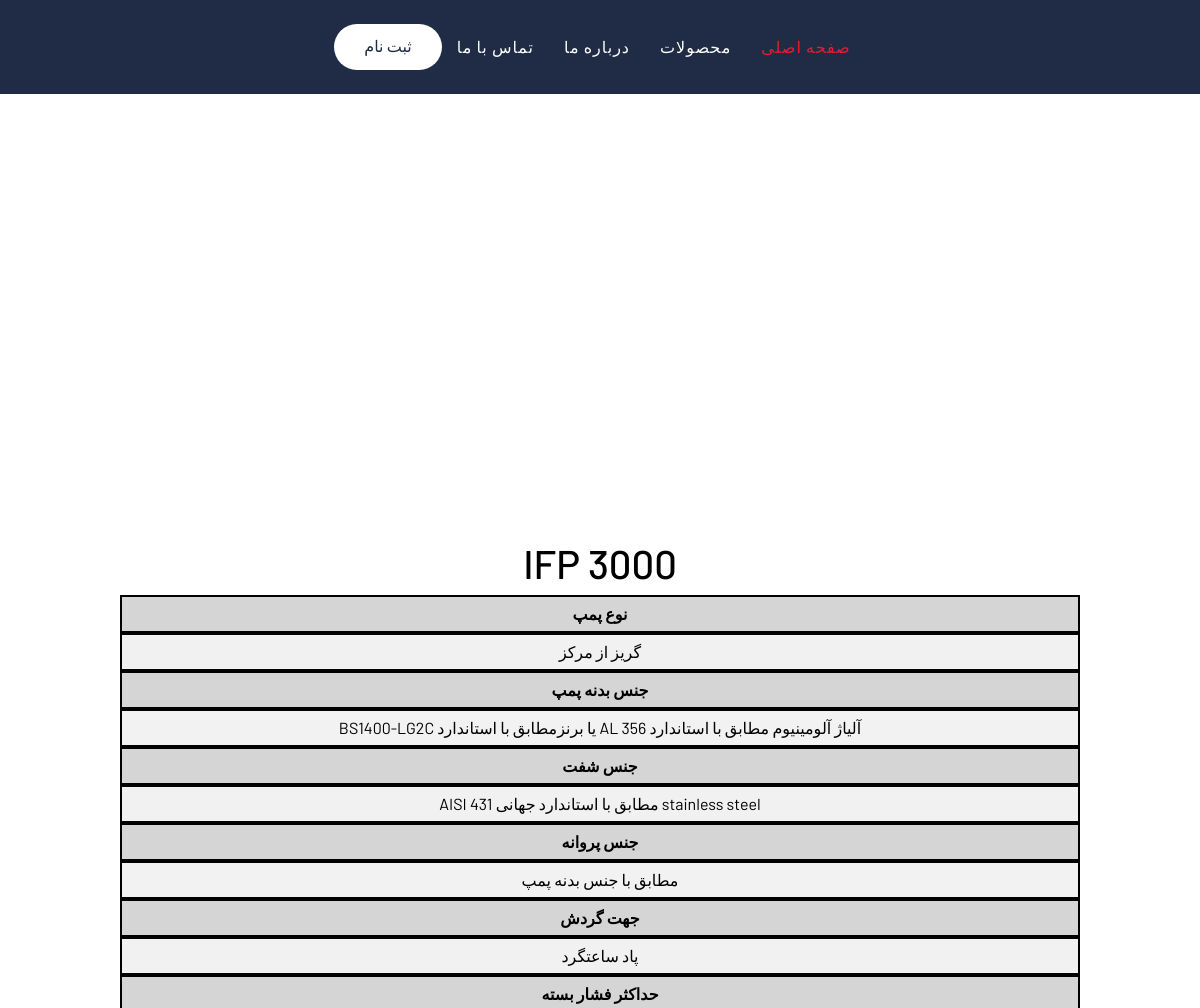
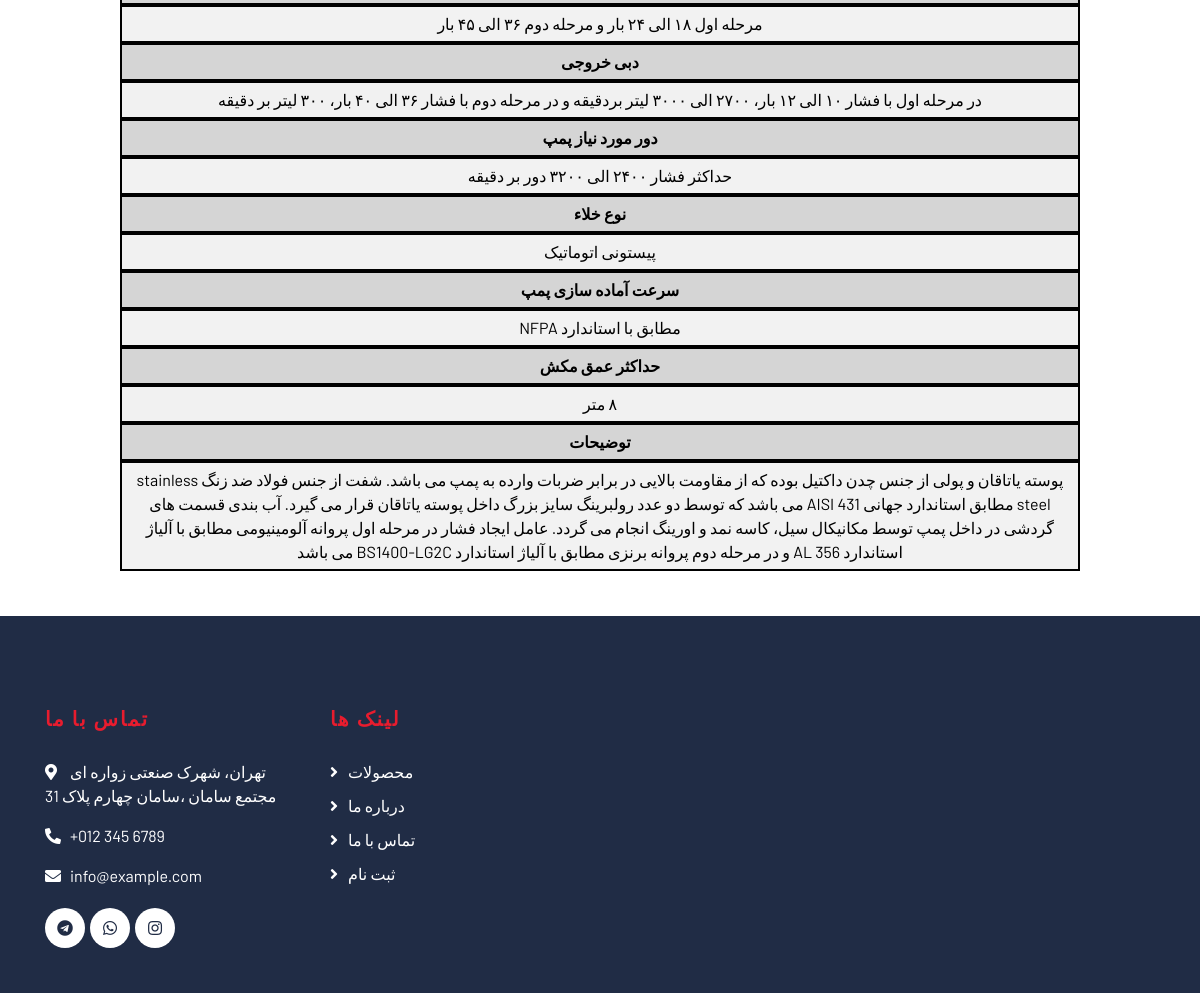
Page /pump/ifp-3000/ on the committed database (2 pictures, top to bottom).
### mainpage/models.py (models this page shows, shortened)
class Pump(models.Model):
    img = models.ManyToManyField(Image, null=True, blank=True, verbose_name='عکس')
    title = models.ForeignKey(VehicleTitle, on_delete=models.CASCADE, null=True, blank=True,
                              verbose_name='دسته بندی خودرها')
    image_title = models.ImageField(upload_to='media/', null=True, blank=True, verbose_name='عکس اصلی')
    pump_model=models.CharField(max_length=100,verbose_name='مدل پمپ')
    pump_type=models.CharField(max_length=100,null=True,blank=True,verbose_name='نوع پمپ')
    body_material=models.CharField(max_length=300,null=True,blank=True,verbose_name='جنس بدنه پمپ')
    shaft_material=models.CharField(max_length=200,null=True,blank=True,verbose_name='جنس شفت')
    Kind_butterfly=models.CharField(max_length=100,null=True,blank=True,verbose_name='جنس پروانه')
    flow_direction=models.CharField(max_length=100,null=True,blank=True,verbose_name='جهت گردش')
    maximum_pressure=models.CharField(max_length=300,null=True,blank=True,verbose_name='حداکثر فشار بسته')
    Output_flow_rate=models.CharField(max_length=400,null=True,blank=True,verbose_name='دبی خروجی')
    required_distance=models.CharField(max_length=150,null=True,blank=True,verbose_name='دور مورد نیاز پمپ')
    Vacuum_type=models.CharField(max_length=100,null=True,blank=True,verbose_name='نوع خلاء')
    preparation_speed=models.CharField(max_length=100,null=True,blank=True,verbose_name='سرعت آماده سازی پمپ')
    maximum_suction_depth=models.CharField(max_length=50,null=True,blank=True,verbose_name='حداکثر عمق مکش')
    description=models.TextField(verbose_name='توضیحات')
    slug = models.SlugField(max_length=400, unique=True, default='', null=False, db_index=True,
                            verbose_name='عنوان در url')
    class Meta:
        verbose_name='پمپ آتش نشانی'
        verbose_name_plural='پمپ های آتش نشانی'

### mainpage/views.py (the view)
# urls.py: path('pump/<slug:slug>/', views.pump, name='pump_single'),
def pump(request,slug):
    pump_details=get_object_or_404(Pump,slug=slug)
    return render(request,'mainpage/pump_details.html',{'pump_details':pump_details})

### mainpage/templates/mainpage/pump_details.html (shortened to what this page needs)
{% extends 'base.html' %}
{% load static %}
{% block carousel %}
    <div class="carousel">
    </div>
{% endblock %}
{% block content %}
    <h1>{{ pump_details.pump_model }}</h1>
    <table>
        <tr>
            <th>نوع پمپ</th>
            <td>{{ pump_details.pump_type }}</td>
        </tr>
        <tr>
            <th>جنس بدنه پمپ</th>
            <td>{{ pump_details.body_material }}</td>
        </tr>
        <tr>
            <th>جنس شفت</th>
            <td>{{ pump_details.shaft_material }}</td>
        </tr>
        <tr>
            <th>جنس پروانه</th>
            <td>{{ pump_details.Kind_butterfly }}</td>
        </tr>
        <tr>
            <th>جهت گردش</th>
            <td>{{ pump_details.flow_direction }}</td>
        </tr>
        <tr>
            <th>حداکثر فشار بسته</th>
            <td>{{ pump_details.maximum_pressure }}</td>
        </tr>
        <tr>
            <th>دبی خروجی</th>
            <td>{{ pump_details.Output_flow_rate }}</td>
        </tr>
        <tr>
            <th>دور مورد نیاز پمپ</th>
            <td>{{ pump_details.required_distance }}</td>
        </tr>
        <tr>
            <th>نوع خلاء</th>
            <td>{{ pump_details.Vacuum_type }}</td>
        </tr>
        <tr>
            <th>سرعت آماده سازی پمپ</th>
            <td>{{ pump_details.preparation_speed }}</td>
        </tr>
        <tr>
            <th>حداکثر عمق مکش</th>
            <td>{{ pump_details.maximum_suction_depth }}</td>
        </tr>
        <tr>
            <th>توضیحات</th>
            <td>{{ pump_details.description }}</td>
        </tr>
    </table>
{% endblock %}

### mainpage/static/mainpage/style.css (style rules this page uses)
body { color: #444444; font-weight: 400; background: #ffffff; font-family: 'Barlow', sans-serif; }
h1, h2, h3, h4, h5, h6 { color: #202C45; }
.carousel { position: relative; width: 100%; min-height: 400px; background: #ffffff; margin-bottom: 45px; }
html table { direction: rtl; }
table { border-collapse: collapse; width: 80%; margin: auto; }
th, td { padding: 5px; border: 2px solid black; text-align: center; display: inline-block; vertical-align: top; color: black; width: 100%; }
tr:nth-child(even) { background-color: #f2f2f2; }
tr:nth-child(odd) { background-color: #f1f1f1; }
th { background-color: #d5d5d5; }
h1 { text-align: center; color: black; }

### mainpage/templates/mainpage/pump_details.html (style rules this page uses)
html table { direction: rtl; }
table { border-collapse: collapse; width: 80%; margin: auto; }
th, td { padding: 5px; border: 2px solid black; text-align: center; display: inline-block; vertical-align: top; color: black; width: 100%; }
tr:nth-child(even) { background-color: #f2f2f2; }
tr:nth-child(odd) { background-color: #f1f1f1; }
th { background-color: #d5d5d5; }
h1 { text-align: center; color: black; }

### rows in the picture
Pump: pump_model "IFP 3000", pump_type "گریز از مرکز", body_material "آلیاژ آلومینیوم مطابق با استاندارد 356 AL یا برنزمطابق با استاندارد BS1400-LG2C", shaft_material "stainless steel مطابق با استاندارد جهانی 431 AISI", Kind_butterfly "مطابق با جنس بدنه پمپ", flow_direction "پاد ساعتگرد", maximum_pressure "مرحله اول ۱۸ الی ۲۴ بار و مرحله دوم ۳۶ الی ۴۵ بار", Output_flow_rate "در مرحله اول با فشار ۱۰ الی ۱۲ بار، ۲۷۰۰ الی ۳۰۰۰ لیتر بردقیقه و در مرحله دوم با فشار ۳۶ الی ۴۰ بار، ۳۰۰ لیتر بر دقیقه", required_distance "حداکثر فشار ۲۴۰۰ الی ۳۲۰۰ دور بر دقیقه", Vacuum_type "پیستونی اتوماتیک", preparation_speed "مطابق با استاندارد NFPA", maximum_suction_depth "۸ متر", description "پوسته یاتاقان و پولی از جنس چدن داکتیل بوده که از مقاومت بالایی در برابر ضربات وارده به پمپ می باشد. شفت از جنس فولاد ضد زنگ stainless steel مطابق استاندارد جهانی 431 AISI می باشد که توسط دو عدد رولبرینگ سایز بزرگ داخل پوسته یاتاقان قرار می گیرد. آب بندی قسمت های گردشی در داخل پمپ توسط مکانیکال سیل، کاسه نمد و اورینگ انجام می گردد. عامل ایجاد فشار در مرحله اول پروانه آلومینیومی مطابق با آلیاژ استاندارد 356 AL و در مرحله دوم پروانه برنزی مطابق با آلیاژ استاندارد BS1400-LG2C می باشد"
